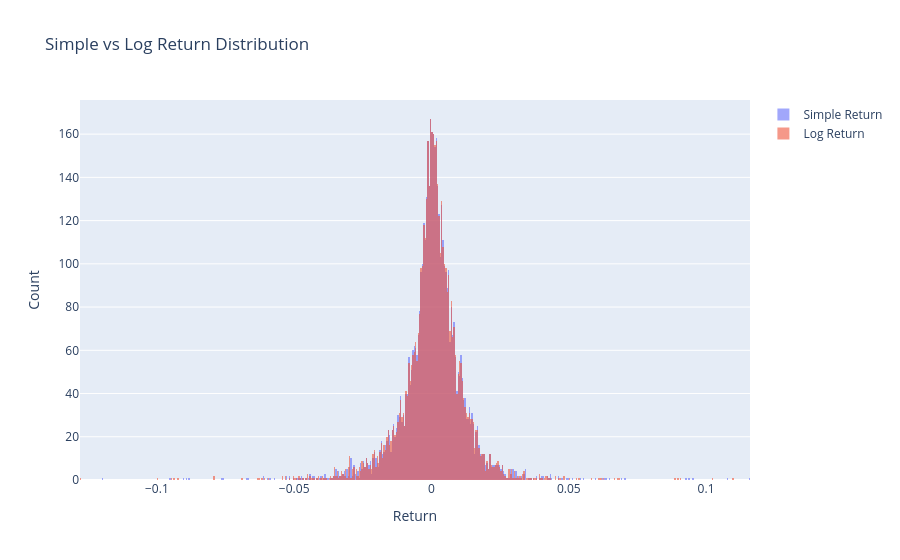

Source (notebook cell):
### Markdown cell above
We know what distribution do prices follow (lognormal). But what distribution do returns follow? We are about to see it:

### Code cell
def return_dist_stats(simple_ret, log_ret):
    
    ################################
    # Input: simple and log return series
    # output: comparative stats and comparative chart

    # Create a DataFrame for comparative statistics
    stats_df = pd.DataFrame({
        'Simple Return': [
            simple_ret.mean() * 100,
            simple_ret.std() * 100,
            simple_ret.skew(),
            simple_ret.kurtosis(),
            stats.jarque_bera(simple_ret)[0],
            stats.jarque_bera(simple_ret)[1]
        ],
        'Log Return': [
            log_ret.mean() * 100,
            log_ret.std() * 100,
            log_ret.skew(),
            log_ret.kurtosis(),
            stats.jarque_bera(log_ret)[0],
            stats.jarque_bera(log_ret)[1]
        ]
    }, index=['Mean (%)', 'Std Dev (%)', 'Skew', 'Kurtosis', 'JB Stat', 'JB p-value'])

    print('Comparative Statistics of Return Distributions')
    print('-' * 60)
    print(stats_df.round(4))
    print()

    # Normality interpretation
    for label, ret in zip(['Simple', 'Log'], [simple_ret, log_ret]):
        jb_test = stats.jarque_bera(ret)
        if jb_test[1] < 0.05:
            print(f'{label} Return: Not normal (reject H0 at 5% significance level)')
        else:
            print(f'{label} Return: Normal (fail to reject H0 at 5% significance level)')
    print()

    # Plot both distributions on the same plot
    fig = go.Figure()
    fig.add_trace(go.Histogram(x=simple_ret, name='Simple Return', opacity=0.6, nbinsx=1000))
    fig.add_trace(go.Histogram(x=log_ret, name='Log Return', opacity=0.6, nbinsx=1000))
    fig.update_layout(
        title='Simple vs Log Return Distribution',
        xaxis_title='Return',
        yaxis_title='Count',
        barmode='overlay'
    )
    fig.write_image("ret_distribution.png", width=1700, height=1200, scale=2)  # 170 mm ~ 1700 px at 300 dpi

    fig.show()

return_dist_stats(simple_rt, rt)

### Figure 1 — Plotly figure (JSON) as saved in the notebook; plotly's stock layout.template omitted (floating-point values rounded to 4 significant figures; data arrays with more than 128 entries replaced by an {"elided": "..."} marker saying what was removed)
{"data": [{"name": "Simple Return", "nbinsx": 1000, "opacity": 0.6, "type": "histogram", "x": {"elided": "5029 float values"}}, {"name": "Log Return", "nbinsx": 1000, "opacity": 0.6, "type": "histogram", "x": {"elided": "5029 float values"}}], "layout": {"barmode": "overlay", "title": {"text": "Simple vs Log Return Distribution"}, "xaxis": {"title": {"text": "Return"}}, "yaxis": {"title": {"text": "Count"}}}}
